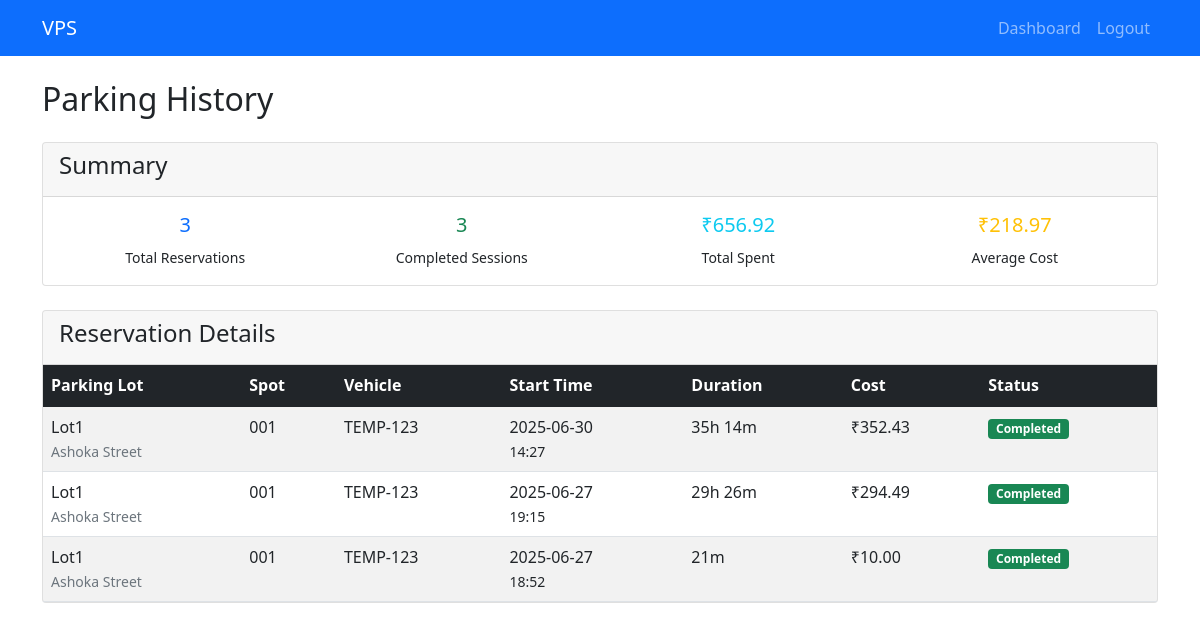
The app's page /user/history (signed in) with its own data.
### models/models.py (models this page shows, shortened)
class ParkingLot(Base):
    __tablename__ = "parking_lots"
    id = Column(Integer, primary_key=True)
    name = Column(String, nullable=False)
    address_line_1 = Column(String, nullable=False)
    address_line_2 = Column(String)
    address_line_3 = Column(String)
    pin_code = Column(String(10), nullable=False)
    price_per_hour = Column(Numeric(10, 2), nullable=False)
    number_of_spots = Column(Integer, nullable=False)
    spots = relationship(
        "ParkingSpot", back_populates="parking_lot", cascade="all, delete-orphan"
    )

class ParkingSpot(Base):
    __tablename__ = "parking_spots"
    id = Column(Integer, primary_key=True)
    spot_number = Column(String, nullable=False)
    status = Column(PgEnum(SpotStatus), default=SpotStatus.AVAILABLE, nullable=False)
    parking_lot_id = Column(Integer, ForeignKey("parking_lots.id"), nullable=False)
    parking_lot = relationship("ParkingLot", back_populates="spots")
    reservations = relationship(
        "Reservation", back_populates="parking_spot", cascade="all, delete-orphan"
    )

class Reservation(Base):
    __tablename__ = "reservations"
    id = Column(Integer, primary_key=True)
    user_id = Column(Integer, ForeignKey("users.id"), nullable=False)
    parking_spot_id = Column(Integer, ForeignKey("parking_spots.id"), nullable=False)
    vehicle_number = Column(String, nullable=False)
    start_time = Column(DateTime, default=datetime.utcnow, nullable=False)
    occupy_time = Column(DateTime, nullable=True)
    end_time = Column(DateTime, nullable=True)
    user = relationship("User", back_populates="reservations")
    parking_spot = relationship("ParkingSpot", back_populates="reservations")

### app.py (the view)
@app.route("/user/history")
@login_required
@role_required("user")
def parking_history():
    with SessionLocal() as db:
        reservations = (
            db.query(Reservation)
            .filter_by(user_id=session["user_id"])
            .options(
                selectinload(Reservation.parking_spot)
                .selectinload(ParkingSpot.parking_lot)
            )
            .order_by(Reservation.start_time.desc())
            .all()
        )
        history_data = []
        total_spent = 0
        for reservation in reservations:
            details = get_reservation_details(reservation)
            history_data.append(details)
            total_spent += details['cost']
        summary = {
            'total_reservations': len(reservations),
            'completed_reservations': len([r for r in reservations if r.end_time]),
            'total_spent': round(total_spent, 2),
            'average_cost': round(total_spent / max(1, len([r for r in reservations if r.end_time])), 2)
        }
        return render_template("user/history.html",
                             history_data=history_data,
                             summary=summary)

### app.py (called while the page is built)
def calculate_cost(reservation):
    if not reservation.end_time:
        end_time = datetime.now()
    else:
        end_time = reservation.end_time
    duration = end_time - reservation.start_time
    hours = max(1, duration.total_seconds() / 3600)
    hourly_rate = float(reservation.parking_spot.parking_lot.price_per_hour)
    total_cost = round(hours * hourly_rate, 2)
    return total_cost

def format_duration(start_time, end_time=None):
    if not end_time:
        end_time = datetime.now()
    duration = end_time - start_time
    total_minutes = int(duration.total_seconds() / 60)
    hours = total_minutes // 60
    minutes = total_minutes % 60
    if hours > 0:
        return f"{hours}h {minutes}m"
    else:
        return f"{minutes}m"

def login_required(view):
    @wraps(view)
    def wrapped(*a, **kw):
        if "user_id" not in session:
            flash("Please log in first.")
            return redirect(url_for("login"))
        return view(*a, **kw)
    return wrapped

def role_required(role):
    def deco(view):
        @wraps(view)
        def wrapped(*a, **kw):
            if session.get("role") != role:
                flash("Access denied.")
                return redirect(url_for("login"))
            return view(*a, **kw)
        return wrapped
    return deco

### templates/user/history.html (shortened to what this page needs)
<!DOCTYPE html>
<html lang="en">
<head>
    <link href="https://cdn.jsdelivr.net/npm/bootstrap@5.1.3/dist/css/bootstrap.min.css" rel="stylesheet">
</head>
<body>
    <nav class="navbar navbar-expand-lg navbar-dark bg-primary">
        <div class="container">
            <a class="navbar-brand" href="#">VPS</a>
            <div class="navbar-nav ms-auto">
                <a class="nav-link" href="/dashboard">Dashboard</a>
                <a class="nav-link" href="/logout">Logout</a>
            </div>
        </div>
    </nav>
    <div class="container mt-4">
        <h2 class="mb-4">Parking History</h2>
        <div class="card mb-4">
            <div class="card-header">
                <h4>Summary</h4>
            </div>
            <div class="card-body">
                <div class="row">
                    <div class="col-md-3">
                        <div class="text-center">
                            <h5 class="text-primary">{{ summary.total_reservations }}</h5>
                            <small>Total Reservations</small>
                        </div>
                    </div>
                    <div class="col-md-3">
                        <div class="text-center">
                            <h5 class="text-success">{{ summary.completed_reservations }}</h5>
                            <small>Completed Sessions</small>
                        </div>
                    </div>
                    <div class="col-md-3">
                        <div class="text-center">
                            <h5 class="text-info">₹{{ "%.2f"|format(summary.total_spent) }}</h5>
                            <small>Total Spent</small>
                        </div>
                    </div>
                    <div class="col-md-3">
                        <div class="text-center">
                            <h5 class="text-warning">₹{{ "%.2f"|format(summary.average_cost) }}</h5>
                            <small>Average Cost</small>
                        </div>
                    </div>
                </div>
            </div>
        </div>
        {% if history_data %}
        <div class="card">
            <div class="card-header">
                <h4>Reservation Details</h4>
            </div>
            <div class="card-body p-0">
                <div class="table-responsive">
                    <table class="table table-striped mb-0">
                        <thead class="table-dark">
                            <tr>
                                <th>Parking Lot</th>
                                <th>Spot</th>
                                <th>Vehicle</th>
                                <th>Start Time</th>
                                <th>Duration</th>
                                <th>Cost</th>
                                <th>Status</th>
                            </tr>
                        </thead>
                        <tbody>
                            {% for item in history_data %}
                            <tr>
                                <td>
                                    {{ item.reservation.parking_spot.parking_lot.name }}<br>
                                    <small class="text-muted">{{ item.reservation.parking_spot.parking_lot.address_line_1 }}</small>
                                </td>
                                <td>{{ item.reservation.parking_spot.spot_number }}</td>
                                <td>{{ item.reservation.vehicle_number }}</td>
                                <td>
                                    {{ item.reservation.start_time.strftime('%Y-%m-%d') }}<br>
                                    <small>{{ item.reservation.start_time.strftime('%H:%M') }}</small>
                                </td>
                                <td>{{ item.duration_formatted }}</td>
                                <td>
                                    {% if item.cost > 0 %}
                                        ₹{{ "%.2f"|format(item.cost) }}
                                    {% else %}
                                        -
                                    {% endif %}
                                </td>
                                <td>
                                    {% if item.status == 'Completed' %}
                                        <span class="badge bg-success">{{ item.status }}</span>
                                    {% elif item.status == 'Occupied' %}
                                        <span class="badge bg-warning">{{ item.status }}</span>
                                    {% else %}
                                        <span class="badge bg-primary">{{ item.status }}</span>
                                    {% endif %}
                                </td>
                            </tr>
                            {% endfor %}
                        </tbody>
                    </table>
                </div>
            </div>
        </div>
        {% endif %}
    </div>
</body>
</html>

### records on screen
ParkingLot: reservation.parking_spot.parking_lot.name "Lot1" "Lot1" "Lot1", reservation.parking_spot.parking_lot.address_line_1 "Ashoka Street" "Ashoka Street" "Ashoka Street"
ParkingSpot: reservation.parking_spot.spot_number "001" "001" "001"
Reservation: reservation.vehicle_number "TEMP-123", reservation.start_time "2025-06-30", reservation.start_time "14:27"
Reservation: reservation.vehicle_number "TEMP-123", reservation.start_time "2025-06-27", reservation.start_time "19:15"
Reservation: reservation.vehicle_number "TEMP-123", reservation.start_time "2025-06-27", reservation.start_time "18:52"

### other values on screen
{{ summary.total_reservations }} "3"
{{ summary.completed_reservations }} "3"
{{ "%.2f"|format(summary.total_spent) }} "656.92"
{{ "%.2f"|format(summary.average_cost) }} "218.97"
{{ item.duration_formatted }} "35h 14m" "29h 26m" "21m"
{{ "%.2f"|format(item.cost) }} "352.43" "294.49" "10.00"
{{ item.status }} "Completed" "Completed" "Completed"
